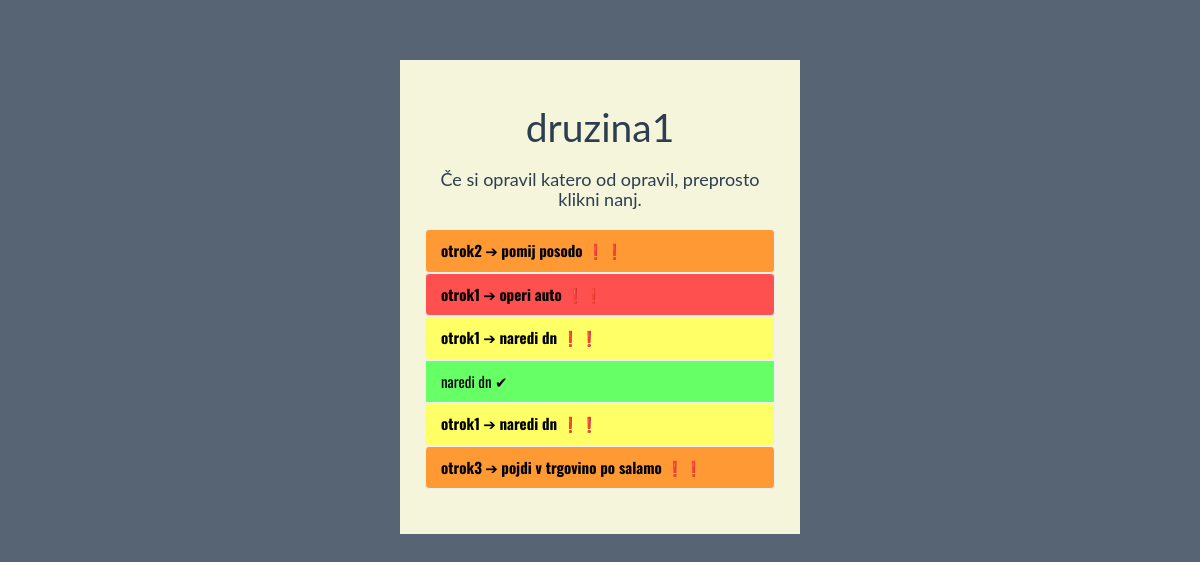
Page /todo/druzina1 on the committed database.
### todo/models.py (models this page shows, shortened)
class Todo(models.Model):
    text = models.CharField(max_length=40)
    nujnost = models.CharField(max_length=1, default='2')
    ime_otroka = models.CharField(max_length=10, default='')
    complete = models.BooleanField(default=False)

### todo/views.py (the view)
# urls.py: path('todo/<family>', views.kids_todo, name='todo'),
def kids_todo(request, family):
    seznam = Todo.objects.all().values_list('id','text','ime_otroka','nujnost','complete')
    print(seznam)
    todo_list = Todo.objects.order_by('id')
    context = {'todo_list' : todo_list, 'family': family, 'seznam': seznam}
    return render(request, 'todo/todo.html', context)

### todo/templates/todo/todo.html (shortened to what this page needs)
{% load static %}
<!DOCTYPE html>
<html lang="en">
	<head>
		<link rel="stylesheet" href="{% static 'todo/bs/css/flatly.min.css' %}" />
		<link rel="stylesheet" href="{% static 'todo/styles.css' %}" />
	</head>
	<body>
		<div class="container-fluid" id="wrapper">
			<div class="row">
				<div class="col-lg-4 col-lg-offset-4" id="content">
					<center>
					<H1>{{ family }}</H1>
        </center>
				<H2>Če si opravil katero od opravil, preprosto klikni nanj.</H2>
					<ul class="list-group t20">
						{% for id,text,ime,nujnost,complete in seznam %}
							{% if complete %}
							<li class="list-group-item" style="background:#66ff66">{{ text }} &#10004;</li>
							{% else %}
								{% if nujnost == '3' %}
									<a href="{% url 'complete' id %} "><li class="list-group-item"  style="background:#ff5050"><b>{{ ime }}</b> &#10132; <b>{{ text }} &#10071;&#10071;</b></li></a>
								{% endif %}
								{% if nujnost == '2' %}
									<a href="{% url 'complete' id %} "><li class="list-group-item"  style="background:#ff9933"><b>{{ ime }}</b> &#10132; <b>{{ text }} &#10071;&#10071;</b></li></a>
								{% endif %}
								{% if nujnost == '1' %}
									<a href="{% url 'complete' id %}"><li class="list-group-item"  style="background:#ffff66"><b>{{ ime }}</b> &#10132; <b>{{ text }} &#10071;&#10071;</b></li></a>
								{% endif %}
							{% endif %}
						{% endfor %}
					</ul>
				</div>
			</div>
		</div>
	</body>
</html>

### todo/static/todo/styles.css (style rules this page uses)
body { background: rgba(44, 62, 80, .8); font-family: 'Oswald', 'Futura', sans-serif; }
#wrapper { margin-top: 5% !important; }
#content { background: beige; padding: 25px; }
#content > h2 { font-size: 18px; text-align: center; padding-top: 0; }
.t20 { margin-top: 20px; }
.list-group-item { color: black; }

### rows in the picture
Todo: seznam "otrok2", seznam "pomij posodo"
Todo: seznam "otrok1", seznam "operi auto"
Todo: seznam "otrok1", seznam "naredi dn"
Todo: seznam "naredi dn"
Todo: seznam "otrok1", seznam "naredi dn"
Todo: seznam "otrok3", seznam "pojdi v trgovino po salamo"

### other values in the picture
{{ family }} "druzina1"
